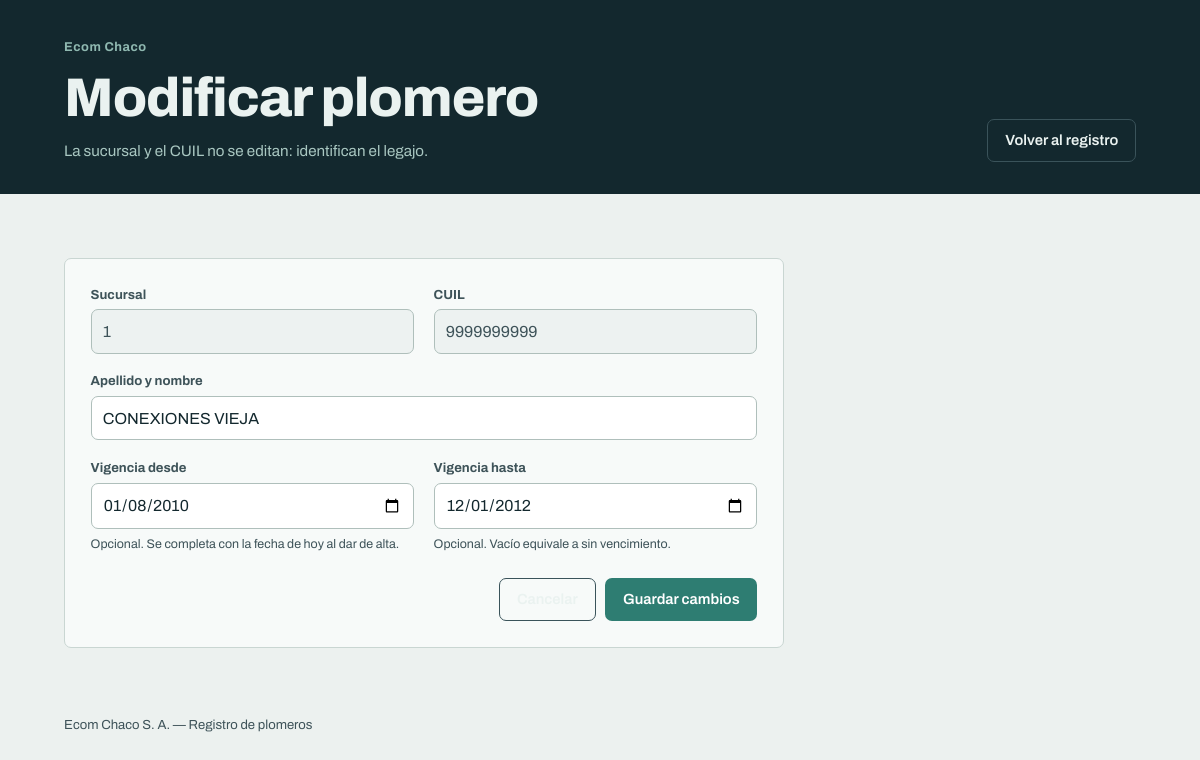
Page /plomeros/100/editar/ on the committed database.
### plomeros/models.py (models this page shows, shortened)
class Plomero(models.Model):
    sucursal = models.PositiveSmallIntegerField(verbose_name="Sucursal")
    cuil = models.BigIntegerField(verbose_name="CUIL")
    nombre = models.CharField(max_length=20, verbose_name="Apellido y nombre")
    desde = models.DateField(null=True, blank=True, verbose_name="Vigencia desde")
    hasta = models.DateField(null=True, blank=True, verbose_name="Vigencia hasta")
    class Meta:
        db_table = "plomer"
        verbose_name = "Plomero"
        verbose_name_plural = "Plomeros"
        ordering = ["sucursal", "cuil"]
        constraints = [
            models.UniqueConstraint(
                fields=["sucursal", "cuil"], name="iplomer"
            )
        ]

### plomeros/views.py (the view, shortened to what this page needs)
# urls.py: path("plomeros/<int:pk>/editar/", views.PlomeroUpdateView.as_view(), name="update"),
class PlomeroUpdateView(UpdateView):
    model = Plomero
    form_class = PlomeroUpdateForm
    template_name = "plomeros/plomero_form.html"
    success_url = reverse_lazy("plomeros:list")
    extra_context = {
        "titulo": "Modificar plomero",
        "bajada": "La sucursal y el CUIL no se editan: identifican el legajo.",
        "accion": "Guardar cambios",
    }

### plomeros/forms.py
class PlomeroUpdateForm(PlomeroForm):
    def __init__(self, *args, **kwargs):
        super().__init__(*args, **kwargs)
        self.fields["sucursal"].disabled = True
        self.fields["cuil"].disabled = True

### plomeros/templates/plomeros/plomero_form.html (shortened to what this page needs)
{% extends "plomeros/base.html" %}
{% block heading %}{{ titulo }}{% endblock %}
{% block lead %}
<p class="lede">{{ bajada }}</p>
{% endblock %}
{% block actions %}
<a class="btn btn--ghost" href="{% url 'plomeros:list' %}">Volver al registro</a>
{% endblock %}
{% block content %}
<main id="contenido" class="wrap">
  <form method="post" class="form" novalidate>
    <div class="form__grid">
      <div class="field">
        <label for="{{ form.sucursal.id_for_label }}">{{ form.sucursal.label }}</label>
        {{ form.sucursal }}
      </div>
      <div class="field">
        <label for="{{ form.cuil.id_for_label }}">{{ form.cuil.label }}</label>
        {{ form.cuil }}
      </div>
      <div class="field field--wide">
        <label for="{{ form.nombre.id_for_label }}">{{ form.nombre.label }}</label>
        {{ form.nombre }}
      </div>
      <div class="field">
        <label for="{{ form.desde.id_for_label }}">{{ form.desde.label }}</label>
        {{ form.desde }}
        <p class="field__help">Opcional. Se completa con la fecha de hoy al dar de alta.</p>
      </div>
      <div class="field">
        <label for="{{ form.hasta.id_for_label }}">{{ form.hasta.label }}</label>
        {{ form.hasta }}
        <p class="field__help">Opcional. Vacío equivale a sin vencimiento.</p>
      </div>
    </div>
    <div class="form__actions">
      <a class="btn btn--ghost" href="{% url 'plomeros:list' %}">Cancelar</a>
      <button class="btn btn--primary" type="submit">{{ accion }}</button>
    </div>
  </form>
</main>
{% endblock %}

### plomeros/static/plomeros/css/app.css (style rules this page uses)
:root { --ink: #13282E; --ink-2: #3E5359; --paper: #ECF1EF; --surface: #F7FAF9; --line: #C9D6D2; --line-2: #AFBFBB; --verdigris: #2E7D72; --verdigris-ink: #1E5A52; --brass: #B98A34; --rust: #A64832; --radius: 7px; --maxw: 1120px; --font: "Archivo", system-ui, -apple-system, "Segoe UI", sans-serif; }
* { box-sizing: border-box; }
html, body { margin: 0; }
body { font-family: var(--font); color: var(--ink); background: var(--paper); line-height: 1.45; -webkit-font-smoothing: antialiased; }
.btn { display: inline-block; padding: .62rem 1.05rem; border: 1px solid transparent; border-radius: var(--radius); font: inherit; font-size: .92rem; font-weight: 600; text-decoration: none; cursor: pointer; }
.btn--ghost { color: #EAF2F0; border-color: #3A535A; }
.btn--primary { background: var(--verdigris); color: #fff; }
.wrap { max-width: var(--maxw); margin: 0 auto; padding: 2.2rem 1.5rem 3rem; }
.lede { max-width: 46ch; margin: .9rem 0 0; color: #A9C7C1; font-size: .95rem; }
.form { max-width: 720px; margin-top: 1.8rem; padding: 1.6rem; background: var(--surface); border: 1px solid var(--line); border-radius: var(--radius); }
.form__grid { display: grid; grid-template-columns: 1fr 1fr; gap: 1.1rem 1.2rem; }
.field { display: flex; flex-direction: column; gap: .35rem; }
.field--wide { grid-column: 1 / -1; }
.field label { font-size: .82rem; font-weight: 700; color: var(--ink-2); }
.field input { padding: .6rem .7rem; border: 1px solid var(--line-2); border-radius: var(--radius); background: #fff; color: var(--ink); font: inherit; }
.field input:disabled { background: #EDF2F1; color: var(--ink-2); }
.field__help { margin: 0; font-size: .78rem; color: var(--ink-2); }
.form__actions { display: flex; justify-content: flex-end; gap: .6rem; margin-top: 1.6rem; }

### rows in the picture
Plomero: sucursal "1", cuil "9999999999", nombre "CONEXIONES VIEJA", desde "01/08/2010", hasta "12/01/2012"

### other values in the picture
{{ titulo }} "Modificar plomero"
{{ bajada }} "La sucursal y el CUIL no se editan: identifican el legajo."
{{ accion }} "Guardar cambios"
